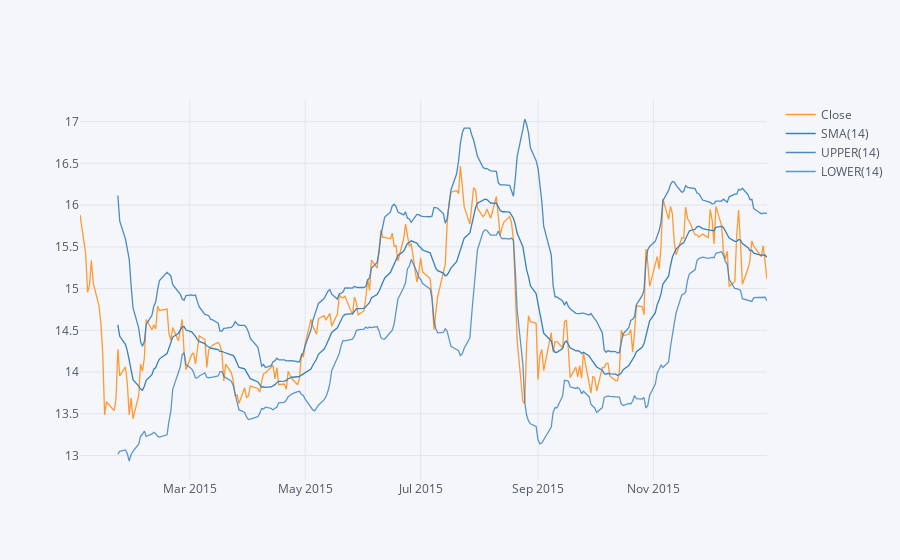

The code cell stored with this chart in its notebook:
### Markdown cell above
**Use .ta_plot(study='boll') to create a Bollinger Band Plot for Bank of America for the year 2015.**

### Code cell
bank_stocks.loc['2015-01-01':'2015-12-31']["BAC"]['Close'].ta_plot(study='boll')

### Figure 1 — Plotly figure (JSON) as saved in the notebook; plotly's stock layout.template omitted (floating-point values rounded to 4 significant figures; data arrays with more than 128 entries replaced by an {"elided": "..."} marker saying what was removed)
{"data": [{"line": {"color": "rgba(255, 153, 51, 1.0)", "dash": "solid", "shape": "linear", "width": 1.3}, "mode": "lines", "name": "Close", "text": "", "type": "scatter", "x": {"elided": "252 str values"}, "y": {"elided": "252 float values"}}, {"line": {"color": "rgba(55, 128, 191, 1.0)", "dash": "solid", "shape": "linear", "width": 1.3}, "mode": "lines", "name": "SMA(14)", "text": "", "type": "scatter", "x": {"elided": "252 str values"}, "y": {"elided": "252 mixed values"}}, {"line": {"color": "rgba(55, 128, 191, 0.8999999999999999)", "dash": "solid", "shape": "linear", "width": 1.3}, "mode": "lines", "name": "UPPER(14)", "text": "", "type": "scatter", "x": {"elided": "252 str values"}, "y": {"elided": "252 mixed values"}}, {"line": {"color": "rgba(55, 128, 191, 0.7999999999999998)", "dash": "solid", "shape": "linear", "width": 1.3}, "mode": "lines", "name": "LOWER(14)", "text": "", "type": "scatter", "x": {"elided": "252 str values"}, "y": {"elided": "252 mixed values"}}], "layout": {"legend": {"bgcolor": "#F5F6F9", "font": {"color": "#4D5663"}}, "paper_bgcolor": "#F5F6F9", "plot_bgcolor": "#F5F6F9", "title": {"font": {"color": "#4D5663"}}, "xaxis": {"gridcolor": "#E1E5ED", "showgrid": true, "tickfont": {"color": "#4D5663"}, "title": {"font": {"color": "#4D5663"}, "text": ""}, "zerolinecolor": "#E1E5ED"}, "yaxis": {"gridcolor": "#E1E5ED", "showgrid": true, "tickfont": {"color": "#4D5663"}, "title": {"font": {"color": "#4D5663"}, "text": ""}, "zerolinecolor": "#E1E5ED"}}}
